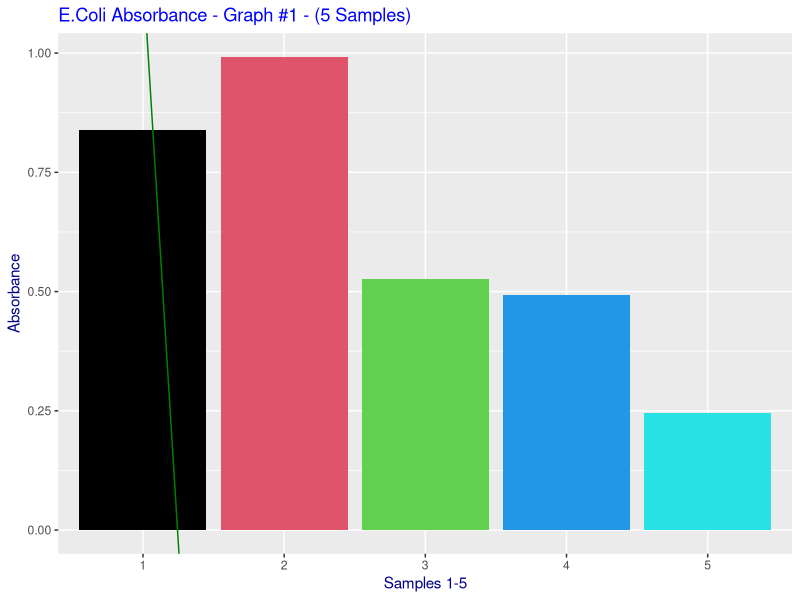
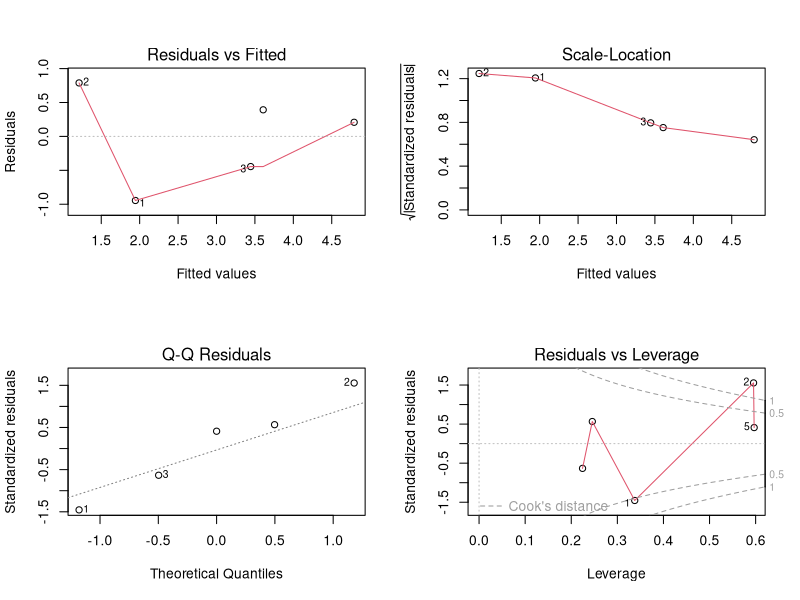
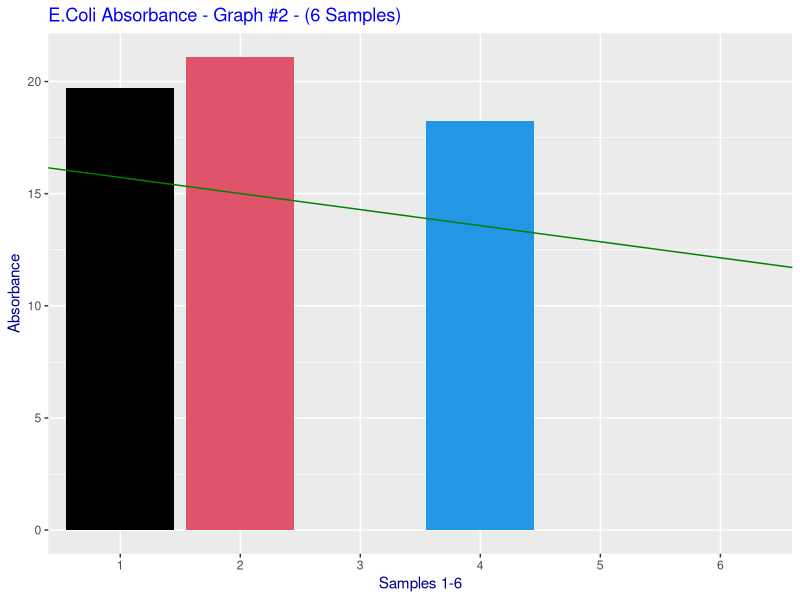
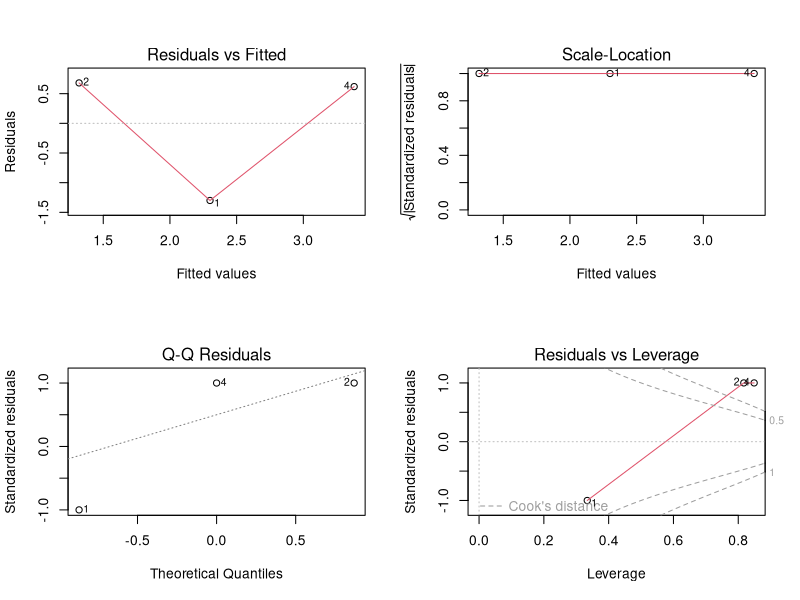
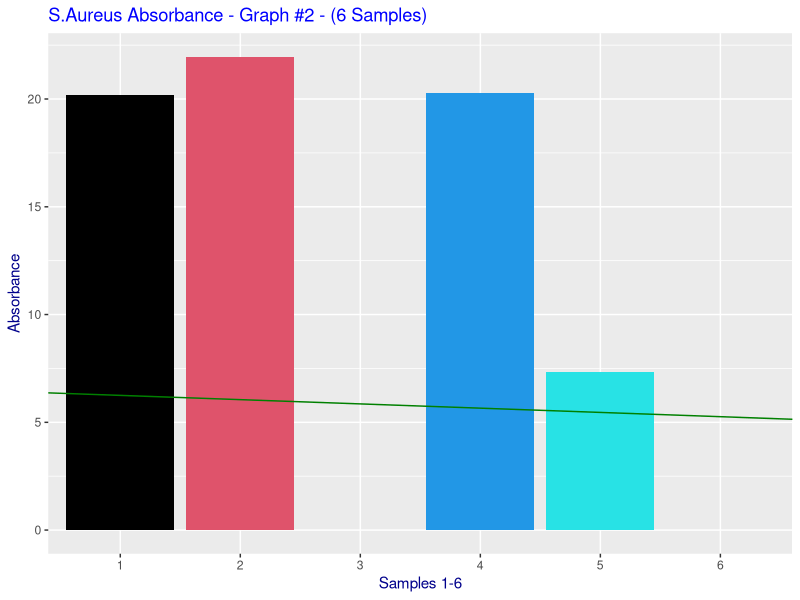
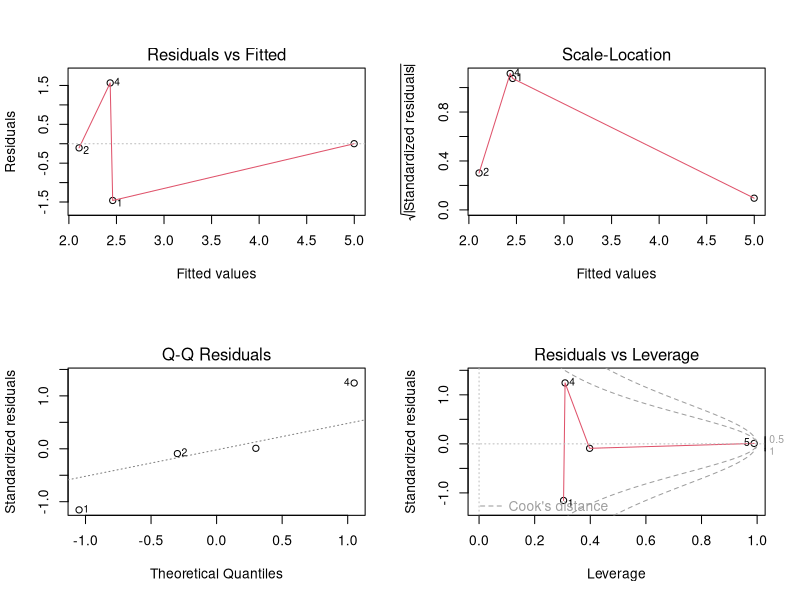

The R source for these figures, in order: (Note: this script raises an error after producing the figures.)
## ---- chunk 1
setwd("C:/Users/johnakwei/Dropbox/Programming/Morphotypes")
if (!require("ggplot2")) {install.packages("ggplot2"); require("ggplot2")}
## ---- chunk 2
absorbances2nd <- read.csv("Second_Absorbances_Project.csv", header=T)
data1 <- subset(absorbances2nd, absorbances2nd$Graph=="Graph 1")
data2 <- subset(absorbances2nd, absorbances2nd$Graph=="Graph 2")
data3 <- subset(absorbances2nd, absorbances2nd$Graph=="Graph 3")
data1 <- data1[,1:4]
data1$Absorbance_E_Coli <- as.numeric(data1$Absorbance_E_Coli)
data2$Absorbance_E_Coli <- as.numeric(data2$Absorbance_E_Coli)
data2$Absorbance_S_Aureus <- as.numeric(data2$Absorbance_S_Aureus)
data3$Absorbance_E_Coli <- as.numeric(data3$Absorbance_E_Coli)
data3$Absorbance_S_Aureus <- as.numeric(data3$Absorbance_S_Aureus)
## ---- chunk 3
absorbanceHigh <- data1$Absorbance_E_Coli + data1$Accuracy_E_Coli
absorbanceLow <- data1$Absorbance_E_Coli - data1$Accuracy_E_Coli

rLine <- coef(lm(data1$Material~data1$Absorbance_E_Coli, data=data1))
ggplot(data1, aes(x=as.factor(data1$Material),
                        y=data1$Absorbance_E_Coli)) +
geom_bar(aes(), stat="identity", fill=data1$Material) +
ggtitle("E.Coli Absorbance - Graph #1 - (5 Samples)") +
xlab("Samples 1-5") + ylab("Absorbance") +
theme(plot.title=element_text(color="blue")) +
theme(axis.title=element_text(color="darkblue")) +
geom_abline(intercept=rLine[1], slope=rLine[2], col="#008000")

fit <- lm(as.numeric(data1$Material)~data1$Absorbance_E_Coli, na.rm=T)
layout(matrix(c(1,2,3,4),2,2))
plot(fit)
cor.test(as.numeric(data1$Material), data1$Absorbance_E_Coli,
         method="spearman")
t.test(as.numeric(data1$Material), data1$Absorbance_E_Coli)

rLine <- coef(lm(data2$Material~data2$Absorbance_E_Coli, data=data2))
layout(matrix(1,1,1))
ggplot(data2, aes(x=as.factor(data2$Material),
                        y=data2$Absorbance_E_Coli)) +
geom_bar(aes(), stat="identity", fill=data2$Material) +
ggtitle("E.Coli Absorbance - Graph #2 - (6 Samples)") +
xlab("Samples 1-6") + ylab("Absorbance") +
theme(plot.title=element_text(color="blue")) +
theme(axis.title=element_text(color="darkblue")) +
geom_abline(intercept=rLine[1], slope=rLine[2], col="#008000")

fit <- lm(as.numeric(data2$Material)~data2$Absorbance_E_Coli, na.rm=T)
layout(matrix(c(1,2,3,4),2,2))
plot(fit)
cor.test(as.numeric(data2$Material), data2$Absorbance_E_Coli,
         method="spearman")
t.test(as.numeric(data2$Material), data2$Absorbance_E_Coli)

rLine <- coef(lm(data2$Material~data2$Absorbance_S_Aureus, data=data2))
layout(matrix(1,1,1))
ggplot(data2, aes(x=as.factor(data2$Material),
                        y=data2$Absorbance_S_Aureus)) +
geom_bar(aes(), stat="identity", fill=data2$Material) +
ggtitle("S.Aureus Absorbance - Graph #2 - (6 Samples)") +
xlab("Samples 1-6") + ylab("Absorbance") +
theme(plot.title=element_text(color="blue")) +
theme(axis.title=element_text(color="darkblue")) +
geom_abline(intercept=rLine[1], slope=rLine[2], col="#008000")

fit <- lm(as.numeric(data2$Material)~data2$Absorbance_S_Aureus, na.rm=T)
layout(matrix(c(1,2,3,4),2,2))
plot(fit)
cor.test(as.numeric(data2$Material), data2$Absorbance_S_Aureus,
         method="spearman")
t.test(as.numeric(data2$Material), data2$Absorbance_S_Aureus)

data3$Material[1] <- "1"; data3$Material[2] <- "2"
rLine <- coef(lm(data3$Material~data3$Absorbance_E_Coli, data=data3))
layout(matrix(1,1,1))
ggplot(data3, aes(x=as.factor(data3$Material),
                        y=data3$Absorbance_E_Coli)) +
geom_bar(aes(), stat="identity", fill=rainbow(7)) +
ggtitle("E.Coli Absorbance - Graph #3 - (8 Samples)") +
xlab("Samples 1-8") + ylab("Absorbance") +
theme(plot.title=element_text(color="blue")) +
theme(axis.title=element_text(color="darkblue")) +
geom_abline(intercept=rLine[1], slope=rLine[2], col="#008000")

fit <- lm(as.numeric(data3$Material)~data3$Absorbance_E_Coli, na.rm=T)
layout(matrix(c(1,2,3,4),2,2))
plot(fit)
cor.test(as.numeric(data3$Material), data3$Absorbance_E_Coli,
         method="spearman")
t.test(as.numeric(data3$Material), data3$Absorbance_E_Coli)

rLine <- coef(lm(data3$Material~data3$Absorbance_S_Aureus, data=data3))
layout(matrix(1,1,1))
ggplot(data3, aes(x=as.factor(data3$Material),
                        y=data3$Absorbance_S_Aureus)) +
geom_bar(aes(), stat="identity", fill=rainbow(7)) +
ggtitle("S.Aureus Absorbance - Graph #3 - (8 Samples)") +
xlab("Samples 1-8") + ylab("Absorbance") +
theme(plot.title=element_text(color="blue")) +
theme(axis.title=element_text(color="darkblue")) +
geom_abline(intercept=rLine[1], slope=rLine[2], col="#008000")

fit <- lm(as.numeric(data3$Material)~data3$Absorbance_S_Aureus, na.rm=T)
layout(matrix(c(1,2,3,4),2,2))
plot(fit)
cor.test(as.numeric(data3$Material), data3$Absorbance_S_Aureus,
         method="spearman")
t.test(as.numeric(data3$Material), data3$Absorbance_S_Aureus)
